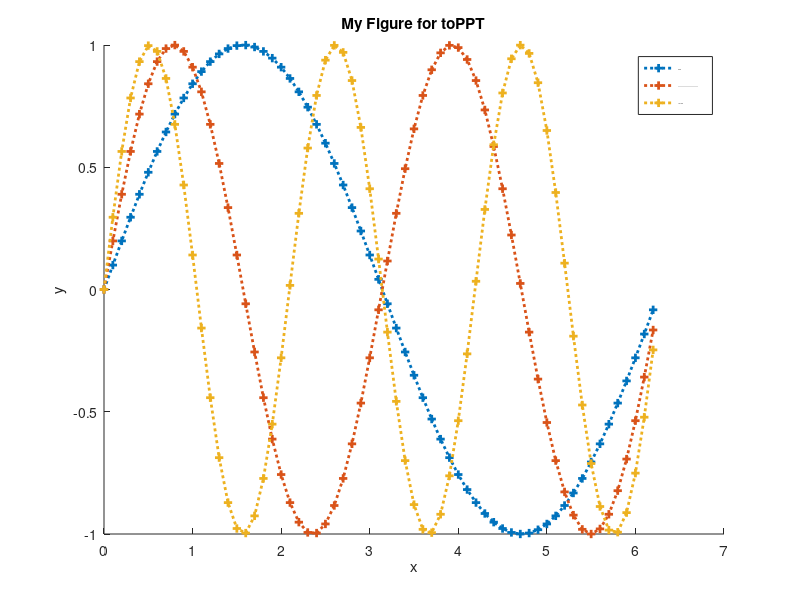

MATLAB code to generate this figure: (Note: this script raises an error after producing the figure.)
clear;
close all;

FontSize = 1:2:20;

myText = {'1','12','123','1234','12345','123456','12345678','1234567812 34567812345678'};
%myText = {'12345678','1234567812 34567812345678'};
myText = {'1','12','123','1234','12345','123456','12345678','123456789',...
    '1234567891','12345678912','123456789123','1234567891234','1234567891235','1234567891236'...
    ,'12345678912367','123456789123678','1234567891236789'};

numberOfChar = 20:2:50;

for ii = 1:numel(numberOfChar)
    tempString = '';
    for jj = 1:numberOfChar(ii)
        tempString = [tempString,'1'] ;
    end
    myText{ii} = tempString;
end


for kk=1:numel(myText)
    %% Generate figures
    for ii=1:numel(FontSize)
        
        figure1 = figure;
        hold all
        x=0:0.1:2*pi;
        b=zeros(5);
        c={'one',myText{kk},'three','four','five'};
        xlabel('x')
        ylabel('y')
        for a=1:3
            b(a)=plot(x,sin(a*x),'Marker','+','LineWidth',2,'LineStyle',':');
            legend(b(1:a),c(1:a),'FontSize',FontSize(ii),'FontName','High Tower Text')
            %pause(1)
        end
        title('My Figure for toPPT');
        
        
        
        fig1childs = get(figure1,'children');
        legendchilds = get(fig1childs(1),'children');
        %legendCertainChild = get(legendchilds(6));
        
        legendCertainPostition  = get(fig1childs(1),'Position');
        legendCertainChildPostition  = get(legendchilds(6),'Position');
        
        
        AxesPos3(ii) = legendCertainPostition(3);
        AxesPos4(ii) = legendCertainPostition(4);
        
        Pos1(ii) = legendCertainChildPostition(1);
        display(get(legendchilds(6),'String'));
        display(legendCertainChildPostition(1));
        

        close all;
        
    end
    
    curTester = AxesPos3.*Pos1;
    testerMean(kk) = mean(curTester);
    testerVar(kk) = var(curTester);
    
    % figureRes = figure;
    % plot(FontSize,Pos1)
    
    [xData, yData] = prepareCurveData( FontSize, Pos1 );
    
    % Set up fittype and options.
    ft = fittype( 'poly2' );
    
    % Fit model to data.
    [fitresult, gof] = fit( xData, yData, ft );
    
    resP1(kk) = fitresult.p1;
    resP2(kk) = fitresult.p2;
    resP3(kk) = fitresult.p3;
    
    % Plot fit with data.
    figure( 'Name', 'untitled fit 1' );
    h = plot( fitresult, xData, yData );
    legend( h, 'Pos1 vs. FontSize', 'untitled fit 1', 'Location', 'NorthEast' );
    % Label axes
    xlabel( 'FontSize' );
    ylabel( 'Pos1' );
    grid on
    
 
    

    [xData, yData] = prepareCurveData( FontSize, AxesPos3 );
    
    % Set up fittype and options.
    ft = fittype( 'poly2' );
    
    % Fit model to data.
    [fitresult, gof] = fit( xData, yData, ft );
    
    resAP1(kk) = fitresult.p1;
    resAP2(kk) = fitresult.p2;
    resAP3(kk) = fitresult.p3;
    
    figure( 'Name', 'untitled fit 1' );
    h = plot( fitresult, xData, yData );
    legend( h, 'AxesPos3 vs. FontSize', 'untitled fit 1', 'Location', 'NorthEast' );
    % Label axes
    xlabel( 'FontSize' );
    ylabel( 'Pos1' );
    grid on
    
    
    close all;
    
end

figureRes = figure;
plot(1:numel(myText),resP1) % P1 is constant
hold
plot(1:numel(myText),resP2,'r')
plot(1:numel(myText),resP3,'black')

figureResA = figure;
plot(1:numel(myText),resAP1,'b--') % P1 is constant
hold
plot(1:numel(myText),resAP2,'r--')
plot(1:numel(myText),resAP3,'black--')

figureResDivided = figure;
plot(1:numel(myText),resAP3.*resP3,'black--')

figureTester = figure;
plot(1:numel(myText),testerMean)

figureTesterVar = figure;
plot(1:numel(myText),testerVar)